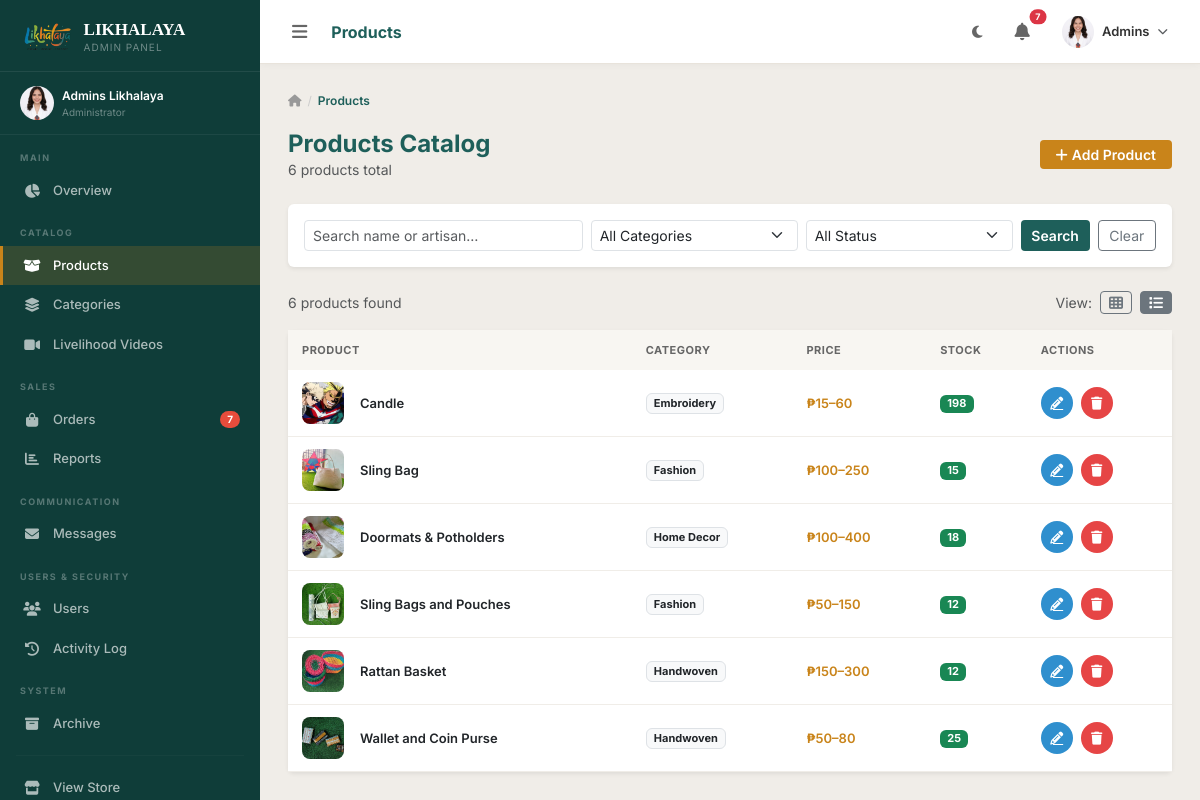
The app's page /dashboard/products/ (signed in) with its own data.
### accounts/models.py (models this page shows, shortened)
class CustomUser(AbstractUser):
    ROLE_CHOICES = [
        ('customer', 'Customer'),
        ('staff', 'Staff'),
        ('coordinator', 'PDL Coordinator'),
        ('admin', 'Administrator'),
    ]
    role = models.CharField(max_length=20, choices=ROLE_CHOICES, default='customer')
    phone = models.CharField(max_length=20, blank=True)
    address = models.TextField(blank=True, help_text='House #, Street')
    barangay = models.CharField(max_length=150, blank=True)
    city = models.CharField(max_length=100, blank=True)
    province = models.CharField(max_length=100, blank=True)
    zip_code = models.CharField(max_length=10, blank=True)
    avatar = models.ImageField(upload_to='avatars/', blank=True, null=True)
    bio = models.TextField(blank=True)
    created_at = models.DateTimeField(auto_now_add=True)
    updated_at = models.DateTimeField(auto_now=True)
    is_deleted = models.BooleanField(default=False)
    deleted_at = models.DateTimeField(null=True, blank=True)
    deleted_by = models.ForeignKey(
        'self', on_delete=models.SET_NULL, null=True, blank=True,
        related_name='deleted_users'
    )
    objects = ActiveUserManager()
    all_objects = UserManager()
    class Meta:
        base_manager_name = 'all_objects'
    def is_admin_user(self):
        return self.role == 'admin' or self.is_superuser
    def is_staff_user(self):
        return self.role in ['admin', 'staff', 'coordinator'] or self.is_superuser
    def get_full_name(self):
        return f"{self.first_name} {self.last_name}".strip() or self.username

### store/models.py (models this page shows, shortened)
class Product(models.Model):
    SIZE_SMALL = 'S'
    SIZE_MEDIUM = 'M'
    SIZE_LARGE = 'L'
    SIZE_CHOICES = [
        (SIZE_SMALL, 'Small'),
        (SIZE_MEDIUM, 'Medium'),
        (SIZE_LARGE, 'Large'),
    ]
    category = models.ForeignKey(Category, on_delete=models.SET_NULL, null=True, related_name='products')
    name = models.CharField(max_length=200)
    slug = models.SlugField(unique=True, blank=True)
    description = models.TextField(blank=True)
    price_min = models.DecimalField(max_digits=10, decimal_places=2)
    price_medium = models.DecimalField(max_digits=10, decimal_places=2, blank=True, null=True)
    price_max = models.DecimalField(max_digits=10, decimal_places=2, blank=True, null=True)
    stock = models.PositiveIntegerField(default=0)
    image = models.ImageField(upload_to='products/', blank=True, null=True)
    is_active = models.BooleanField(default=True)
    artisan_name = models.CharField(max_length=100, blank=True)
    created_at = models.DateTimeField(auto_now_add=True)
    updated_at = models.DateTimeField(auto_now=True)
    is_deleted = models.BooleanField(default=False)
    deleted_at = models.DateTimeField(null=True, blank=True)
    deleted_by = models.ForeignKey(
        CustomUser, on_delete=models.SET_NULL, null=True, blank=True,
        related_name='deleted_products'
    )
    objects = ActiveManager()
    all_objects = models.Manager()
    class Meta:
        ordering = ['-created_at']
        base_manager_name = 'all_objects'
    @property
    def price_display(self):
        if self.price_max and self.price_max != self.price_min:
            return f"₱{self.price_min:.0f}–{self.price_max:.0f}"
        return f"₱{self.price_min:.0f}"

class Category(models.Model):
    name = models.CharField(max_length=100)
    slug = models.SlugField(unique=True, blank=True)
    description = models.TextField(blank=True)
    image = models.ImageField(upload_to='categories/', blank=True, null=True)
    order = models.PositiveIntegerField(default=0)
    is_active = models.BooleanField(default=True)
    created_at = models.DateTimeField(auto_now_add=True)
    is_deleted = models.BooleanField(default=False)
    deleted_at = models.DateTimeField(null=True, blank=True)
    deleted_by = models.ForeignKey(
        CustomUser, on_delete=models.SET_NULL, null=True, blank=True,
        related_name='deleted_categories'
    )
    objects = ActiveManager()
    all_objects = models.Manager()
    class Meta:
        verbose_name_plural = 'Categories'
        ordering = ['order', 'name']
        base_manager_name = 'all_objects'

### dashboard/views.py (the view)
# urls.py: path('products/', views.product_list, name='product_list'),
@staff_required
def product_list(request):
    products = Product.objects.select_related('category').order_by('-created_at')
    q = request.GET.get('q', '')
    cat_filter = request.GET.get('category', '')
    status_filter = request.GET.get('status', '')
    if q:
        products = products.filter(Q(name__icontains=q) | Q(artisan_name__icontains=q))
    if cat_filter:
        products = products.filter(category__id=cat_filter)
    if status_filter == 'active':
        products = products.filter(is_active=True)
    elif status_filter == 'inactive':
        products = products.filter(is_active=False)
    elif status_filter == 'low_stock':
        products = products.filter(stock__lte=5)
    paginator = Paginator(products, 15)
    page_obj = paginator.get_page(request.GET.get('page'))
    return render(request, 'dashboard/products/list.html', {
        'products': page_obj,
        'page_obj': page_obj,
        'q': q,
        'categories': Category.objects.filter(is_active=True),
        'cat_filter': cat_filter,
        'status_filter': status_filter,
    })

### templates/dashboard/products/list.html (shortened to what this page needs)
{% extends 'dashboard/base_dashboard.html' %}
{% load humanize %}
{% block page_title %}Products{% endblock %}
{% block sb_products %}active{% endblock %}
{% block dash_content %}
<div class="dash-breadcrumb">
  <a href="{% url 'dashboard:home' %}"><i class="fas fa-home"></i></a>
  <span class="sep">/</span><span class="current">Products</span>
</div>
<div class="d-flex justify-content-between align-items-center mb-4 flex-wrap gap-3">
  <div>
    <h4 class="fw-bold mb-0" style="color:var(--teal);">Products Catalog</h4>
    <p class="text-muted small mb-0">{{ page_obj.paginator.count }} products total</p>
  </div>
  <a href="{% url 'dashboard:product_create' %}" class="btn btn-gold btn-sm px-3">
    <i class="fas fa-plus me-1"></i>Add Product
  </a>
</div>
<div class="card border-0 shadow-sm mb-4">
  <div class="card-body py-3">
    <form method="get" class="row g-2 align-items-end">
      <div class="col-sm-4">
        <input type="text" name="q" class="form-control form-control-sm" placeholder="Search name or artisan…" value="{{ q }}">
      </div>
      <div class="col-sm-3">
        <select name="category" class="form-select form-select-sm">
          <option value="">All Categories</option>
        </select>
      </div>
      <div class="col-sm-3">
        <select name="status" class="form-select form-select-sm">
          <option value="">All Status</option>
        </select>
      </div>
      <div class="col-sm-2 d-flex gap-2">
        <button type="submit" class="btn btn-sm btn-teal flex-fill">Search</button>
        <a href="{% url 'dashboard:product_list' %}" class="btn btn-sm btn-outline-secondary flex-fill">Clear</a>
      </div>
    </form>
  </div>
</div>
<div class="d-flex justify-content-between align-items-center mb-3 flex-wrap gap-2">
  <span class="text-muted small">{{ page_obj.paginator.count }} product{{ page_obj.paginator.count|pluralize }} found</span>
  <div class="d-flex gap-2 align-items-center">
    <span class="text-muted small">View:</span>
    <button type="button" class="btn btn-sm btn-outline-secondary py-0 px-2" id="viewGridBtn" title="Grid"><i class="fas fa-th"></i></button>
    <button type="button" class="btn btn-sm btn-outline-secondary py-0 px-2 active" id="viewListBtn" title="List"><i class="fas fa-list"></i></button>
  </div>
</div>
<div class="card border-0 shadow-sm" id="productsListView">
  <div class="table-responsive">
    <table class="table dash-table mb-0">
      <thead><tr>
        <th>Product</th><th>Category</th><th>Price</th><th>Stock</th><th>Actions</th>
      </tr></thead>
      <tbody>
        {% for product in products %}
        <tr class="product-row" style="cursor:pointer;" data-href="{% url 'dashboard:product_detail' product.pk %}">
          <td>
            <div class="d-flex align-items-center gap-3">
              {% if product.image %}
              <img src="{{ product.image.url }}" style="width:42px;height:42px;object-fit:cover;border-radius:8px;" alt="{{ product.name }}">
              {% else %}
              <div style="width:42px;height:42px;border-radius:8px;background:var(--sand);display:flex;align-items:center;justify-content:center;font-size:18px;">🎨</div>
              {% endif %}
              <div>
                <div class="fw-semibold" style="font-size:13px;">{{ product.name }}</div>
              </div>
            </div>
          </td>
          <td><span class="badge bg-light text-dark border" style="font-size:11px;">{{ product.category.name|default:"—" }}</span></td>
          <td style="color:var(--gold);font-weight:600;">{{ product.price_display }}</td>
          <td>
            <span class="badge {% if product.stock == 0 %}bg-danger{% elif product.stock <= 5 %}bg-warning text-dark{% else %}bg-success{% endif %}" style="font-size:11px;">
              {{ product.stock }}
            </span>
          </td>
          <td>
            <div class="action-btns product-actions">
              <a href="{% url 'dashboard:product_edit' product.pk %}" class="btn-icon-action btn-icon-edit" title="Edit"><i class="fas fa-pencil-alt"></i></a>
              {% if request.user.is_admin_user %}
              <button type="button" class="btn-icon-action btn-icon-delete" title="Archive"
                      data-bs-toggle="modal" data-bs-target="#deleteProductModal"
                      data-delete-url="{% url 'dashboard:product_delete' product.pk %}"
                      data-product-name="{{ product.name }}"><i class="fas fa-trash"></i></button>
              {% endif %}
            </div>
          </td>
        </tr>
        {% empty %}
        <tr><td colspan="5" class="text-center py-5 text-muted">
          <i class="fas fa-box-open fa-2x mb-3 d-block opacity-25"></i>No products found.
        </td></tr>
        {% endfor %}
      </tbody>
    </table>
  </div>
</div>
{% endblock %}

### templates/dashboard/base_dashboard.html (shortened to what this page needs)
{% extends 'base.html' %}
{% load static humanize %}
{% block content %}
<div class="dash-layout" id="dashLayout">
  <aside class="dash-sidebar" id="dashSidebar">
    <div class="sidebar-logo">
      <img src="{% static 'imgs/likhalaya.png' %}" alt="Likhalaya Logo" class="sidebar-logo-img">
      <div>
        <div class="sidebar-logo-text">LIKHALAYA</div>
        <div class="sidebar-logo-sub">
          {% if user.is_admin_user %}Admin Panel{% elif user.role == 'staff' %}Staff Panel{% else %}Coordinator{% endif %}
        </div>
      </div>
    </div>
    <div style="padding:14px 20px;border-bottom:1px solid rgba(255,255,255,.06);">
      <div class="d-flex align-items-center gap-2">
        {% if user.avatar %}
          <img src="{{ user.avatar.url }}" style="width:34px;height:34px;border-radius:50%;object-fit:cover;flex-shrink:0;" alt="{{ user.username }}">
        {% else %}
          <div style="width:34px;height:34px;border-radius:50%;background:var(--gold);display:flex;align-items:center;justify-content:center;font-size:13px;color:#fff;font-weight:700;flex-shrink:0;">
            {{ user.first_name|first|upper }}{{ user.last_name|first|upper }}
          </div>
        {% endif %}
        <div class="sidebar-link-text">
          <div style="font-size:12px;color:#fff;font-weight:600;">{{ user.get_full_name|default:user.username }}</div>
          <div style="font-size:10px;color:rgba(255,255,255,.4);">{{ user.get_role_display }}</div>
        </div>
      </div>
    </div>
    <div class="sidebar-section-label">Main</div>
    <a href="{% url 'dashboard:home' %}" class="sidebar-link {% block sb_dash %}{% endblock %}">
      <i class="fas fa-chart-pie"></i><span>Overview</span>
    </a>
    <div class="sidebar-section-label">Catalog</div>
    <a href="{% url 'dashboard:product_list' %}" class="sidebar-link {% block sb_products %}{% endblock %}">
      <i class="fas fa-box-open"></i><span>Products</span>
    </a>
    <a href="{% url 'dashboard:category_list' %}" class="sidebar-link {% block sb_categories %}{% endblock %}">
      <i class="fas fa-layer-group"></i><span>Categories</span>
    </a>
    <a href="{% url 'dashboard:video_list' %}" class="sidebar-link {% block sb_videos %}{% endblock %}">
      <i class="fas fa-video"></i><span>Livelihood Videos</span>
    </a>
    <div class="sidebar-section-label">Sales</div>
    <a href="{% url 'dashboard:order_list' %}" class="sidebar-link {% block sb_orders %}{% endblock %}">
      <i class="fas fa-shopping-bag"></i><span>Orders</span>
      {% if new_orders_count %}<span class="sidebar-badge">{{ new_orders_count }}</span>{% endif %}
    </a>
    <a href="{% url 'dashboard:reports' %}" class="sidebar-link {% block sb_reports %}{% endblock %}">
      <i class="fas fa-chart-bar"></i><span>Reports</span>
    </a>
    <div class="sidebar-section-label">Communication</div>
    <a href="{% url 'dashboard:message_list' %}" class="sidebar-link {% block sb_messages %}{% endblock %}">
      <i class="fas fa-envelope"></i><span>Messages</span>
    </a>
    {% if user.is_admin_user %}
    <div class="sidebar-section-label">Users &amp; Security</div>
    <a href="{% url 'dashboard:user_list' %}" class="sidebar-link {% block sb_users %}{% endblock %}">
      <i class="fas fa-users"></i><span>Users</span>
    </a>
    <a href="{% url 'dashboard:activity_log' %}" class="sidebar-link {% block sb_activity %}{% endblock %}">
      <i class="fas fa-history"></i><span>Activity Log</span>
    </a>
    {% endif %}
    <div class="sidebar-section-label">System</div>
    {% if user.is_admin_user %}
    <a href="{% url 'dashboard:archive' %}" class="sidebar-link {% block sb_archive %}{% endblock %}">
      <i class="fas fa-box-archive"></i><span>Archive</span>
    </a>
    {% endif %}
    <hr style="border-color:rgba(255,255,255,.1);margin:12px 16px;">
    <a href="{% url 'store:home' %}" class="sidebar-link">
      <i class="fas fa-store"></i><span>View Store</span>
    </a>
  </aside>
  <div class="dash-main" id="dashMain">
    <div class="dash-topbar">
      <button class="btn btn-sm border-0" id="sidebarToggle" style="color:#666;">
      </button>
      <div class="topbar-title d-none d-md-block">{% block page_title %}Dashboard{% endblock %}</div>
      <button class="btn btn-sm border-0" id="darkModeToggle" title="Toggle dark mode" style="color:#666;">
        <i class="fas fa-moon" id="darkIcon"></i>
      </button>
      <div class="dropdown">
        <button class="btn btn-sm border-0 position-relative" data-bs-toggle="dropdown" style="color:#666;">
          {% if new_orders_count or new_messages_count %}
          <span class="position-absolute top-0 start-100 translate-middle badge rounded-pill bg-danger" style="font-size:9px;">
            {{ new_orders_count|add:new_messages_count }}
          </span>
          {% endif %}
        </button>
      </div>
      <div class="dropdown">
        <button class="btn btn-sm border-0 d-flex align-items-center gap-2" data-bs-toggle="dropdown">
          {% if user.avatar %}
            <img src="{{ user.avatar.url }}" style="width:32px;height:32px;border-radius:50%;object-fit:cover;" alt="{{ user.username }}">
          {% else %}
            <div style="width:32px;height:32px;border-radius:50%;background:var(--teal);display:flex;align-items:center;justify-content:center;color:#fff;font-size:12px;font-weight:700;">
              {{ user.first_name|first|upper }}{{ user.last_name|first|upper }}
            </div>
          {% endif %}
          <span class="d-none d-md-block" style="font-size:13px;font-weight:600;color:var(--dm-text,#333);">{{ user.first_name|default:user.username }}</span>
        </button>
      </div>
    </div>
    <div class="dash-page">
      {% block dash_content %}{% endblock %}
    </div>
  </div>
</div>
{% endblock %}

### records on screen
CustomUser: avatar (picture), get_full_name "Admins Likhalaya", role "Administrator", first_name "Admins"
Product: image (picture), name "Candle", category.name "Embroidery", price_display "₱15–60", stock "198"
Product: image (picture), name "Sling Bag", category.name "Fashion", price_display "₱100–250", stock "15"
Product: image (picture), name "Doormats & Potholders", category.name "Home Decor", price_display "₱100–400", stock "18"
Product: image (picture), name "Sling Bags and Pouches", category.name "Fashion", price_display "₱50–150", stock "12"
Product: image (picture), name "Rattan Basket", category.name "Handwoven", price_display "₱150–300", stock "12"
Product: image (picture), name "Wallet and Coin Purse", category.name "Handwoven", price_display "₱50–80", stock "25"

### other values on screen
{{ new_orders_count }} "7"
{{ new_orders_count|add:new_messages_count }} "7"
{{ page_obj.paginator.count }} "6"
